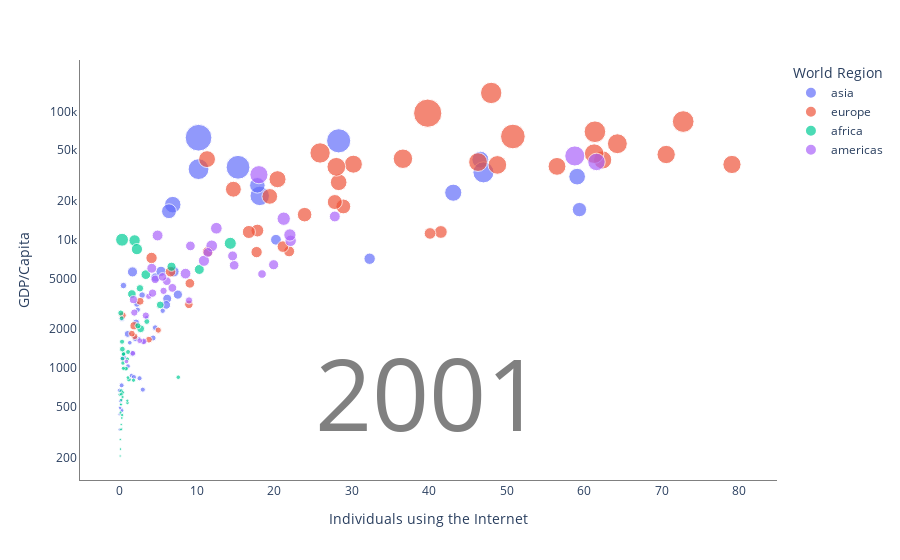

Notebook source saved alongside this figure:
### Code cell
dfq3 = dfq3.dropna(subset=['income'])

fig = px.scatter(dfq3, x="internet_users", y= "gdp", size="income", hover_name="country", color="four_regions")

# Customize the legend title and axis labels
fig.update_layout(
    plot_bgcolor='white',
    xaxis=dict(linecolor='gray'),  # Set x-axis line color to gray
    yaxis=dict(linecolor='gray', type='log', tickvals=[200, 500, 1000, 2000, 5000, 10000, 20000, 50000, 100000],
               ticktext=['200', '500', '1000', '2000', '5000', '10k', '20k', '50k', '100k']),  # Set y-axis to log scale and customize ticks
    showlegend=True,  # Show the legend
    legend_title_text='World Region',
    xaxis_title='Individuals using the Internet',
    yaxis_title='GDP/Capita'
)

# Add text behind the plot points for the year "1997"
fig.add_trace(go.Scatter(
    x=[40],  
    y=[500],  
    text=['2001'],  # Text to display
    textfont=dict(color='gray', size=100),  # Text color and size
    mode='text',
    showlegend=False,  # Exclude from legend
))

### Figure 1 — Plotly figure (JSON) as saved in the notebook; plotly's stock layout.template omitted (floating-point values rounded to 4 significant figures)
{"data": [{"hovertemplate": "<b>%{hovertext}</b><br><br>four_regions=asia<br>internet_users=%{x}<br>gdp=%{y}<br>income=%{marker.size}<extra></extra>", "hovertext": ["Afghanistan", "Australia", "Bahrain", "Bangladesh", "Bhutan", "Brunei", "Cambodia", "China", "Fiji", "Hong Kong, China", "India", "Indonesia", "Iran", "Iraq", "Israel", "Japan", "Jordan", "Kazakhstan", "Kiribati", "Kuwait", "Kyrgyz Republic", "Lao", "Lebanon", "Malaysia", "Maldives", "Marshall Islands", "Micronesia, Fed. Sts.", "Mongolia", "Myanmar", "Nauru", "Nepal", "New Zealand", "North Korea", "Oman", "Pakistan", "Palau", "Palestine", "Papua New Guinea", "Philippines", "Qatar", "Samoa", "Saudi Arabia", "Singapore", "Solomon Islands", "South Korea", "Sri Lanka", "Syria", "Tajikistan", "Thailand", "Timor-Leste", "Tonga", "Turkmenistan", "Tuvalu", "United Arab Emirates", "Uzbekistan", "Vanuatu", "Vietnam", "Yemen"], "legendgroup": "asia", "marker": {"color": "#636efa", "size": [1190, 39700, 47300, 2040, 4690, 70800, 2040, 4020, 10000, 36700, 2710, 6000, 10600, 5330, 30300, 35700, 9380, 12800, 2160, 54300, 3180, 3110, 14200, 16200, 13100, 3670, 3540, 4350, 1340, 5900, 1840, 34800, 1970, 34000, 3280, 14600, 3400, 2750, 4560, 89100, 5310, 27700, 55500, 1910, 25700, 6000, 8660, 1470, 10600, 2420, 5420, 4740, 3600, 73000, 2940, 2710, 3270, 4940], "sizemode": "area", "sizeref": 250, "symbol": "circle"}, "mode": "markers", "name": "asia", "orientation": "v", "showlegend": true, "type": "scatter", "x": [0.00456, null, 18.1, 0.14, 1.68, 15.3, 0.227, 4.6, 6.15, 43.1, 1.54, 2.13, 4.63, 0.5, 17.8, 46.6, 6.03, 1.67, 2.5, 10.2, 3, 0.268, 7, 32.3, 5.35, 2.34, 5.57, 2.04, 0.00043, null, 0.313, 59.1, 0, 6.87, 2.58, 20.2, 3.1, 1.32, 4.33, 10.2, 2.24, 6.38, 47, 0.502, 59.4, 1.05, 2.09, 0.0555, 7.53, 0, 2.91, 0.302, null, 28.3, 1.08, 3.51, 1.85, 0.519], "xaxis": "x", "y": [330, 45800, 22000, 552, 1290, 36800, 475, 2060, 3470, 23300, 869, 2260, 5080, 4390, 26600, 42200, 3100, 5610, 1700, 35600, 676, 730, 5640, 7110, 5670, 2840, 2790, 1690, 435, null, 463, 31100, null, 18800, 829, 10000, 1600, 1570, 1710, 62600, 3150, 16700, 33600, 1260, 17200, 1840, null, 488, 3730, 667, 3700, 2440, 3320, 59200, 1030, 2460, 847, 1190], "yaxis": "y"}, {"hovertemplate": "<b>%{hovertext}</b><br><br>four_regions=europe<br>internet_users=%{x}<br>gdp=%{y}<br>income=%{marker.size}<extra></extra>", "hovertext": ["Albania", "Andorra", "Armenia", "Austria", "Azerbaijan", "Belarus", "Belgium", "Bosnia and Herzegovina", "Bulgaria", "Croatia", "Cyprus", "Czech Republic", "Denmark", "Estonia", "Finland", "France", "Georgia", "Germany", "Greece", "Hungary", "Iceland", "Ireland", "Italy", "Latvia", "Lithuania", "Luxembourg", "Malta", "Moldova", "Monaco", "Montenegro", "Netherlands", "Norway", "Poland", "Portugal", "Romania", "Russia", "San Marino", "Serbia", "Slovak Republic", "Slovenia", "Spain", "Sweden", "Switzerland", "Turkey", "Ukraine", "United Kingdom"], "legendgroup": "europe", "marker": {"color": "#EF553B", "size": [6780, 35600, 5080, 47500, 4810, 8960, 44000, 7830, 11700, 20600, 34700, 26400, 49400, 20400, 41500, 40500, 5570, 43500, 31700, 21300, 41500, 51800, 44100, 15100, 16100, 100000, 27500, 5830, 57100, 12700, 48100, 58700, 16900, 30900, 14000, 16200, 76000, 10200, 17000, 28100, 36500, 42000, 58400, 15100, 8470, 39800], "sizemode": "area", "sizeref": 250, "symbol": "circle"}, "mode": "markers", "name": "europe", "orientation": "v", "showlegend": true, "type": "scatter", "x": [0.39, 11.3, 1.96, 36.6, 5, 8.95, 46.3, 2.65, 9.08, 17.8, 28.3, 23.9, 64.3, 41.5, 62.4, 30.2, 1.59, 48.8, 14.7, 16.7, 79.1, 25.9, 28, 21.9, 17.7, 39.8, 28.9, 3.79, 48, null, 61.3, 72.8, 21.1, 19.4, 6.58, 4.13, 50.8, null, 40.1, 27.8, 20.4, 70.6, 61.4, 11.4, 1.87, 56.5], "xaxis": "x", "y": [2570, 42600, 1760, 42900, 1970, 3130, 40400, 3310, 4570, 11800, 28100, 15700, 56200, 11500, 42000, 38900, 1850, 38400, 24800, 11500, 38700, 47600, 37100, 8120, 8010, 97300, 18200, 1660, 140000, 5060, 47000, 83700, 8840, 21800, 5630, 7210, 64000, 4010, 11200, 19700, 29700, 46300, 69700, 8060, 2130, 37400], "yaxis": "y"}, {"hovertemplate": "<b>%{hovertext}</b><br><br>four_regions=africa<br>internet_users=%{x}<br>gdp=%{y}<br>income=%{marker.size}<extra></extra>", "hovertext": ["Algeria", "Angola", "Benin", "Botswana", "Burkina Faso", "Burundi", "Cameroon", "Cape Verde", "Central African Republic", "Chad", "Comoros", "Congo, Dem. Rep.", "Congo, Rep.", "Cote d'Ivoire", "Djibouti", "Egypt", "Equatorial Guinea", "Eritrea", "Ethiopia", "Gabon", "Gambia", "Ghana", "Guinea", "Guinea-Bissau", "Kenya", "Lesotho", "Liberia", "Libya", "Madagascar", "Malawi", "Mali", "Mauritania", "Mauritius", "Morocco", "Mozambique", "Namibia", "Niger", "Nigeria", "Rwanda", "Sao Tome and Principe", "Senegal", "Seychelles", "Sierra Leone", "Somalia", "South Africa", "South Sudan", "Sudan", "Tanzania", "Togo", "Tunisia", "Uganda", "Zambia", "Zimbabwe"], "legendgroup": "africa", "marker": {"color": "#00cc96", "size": [9230, 2900, 2570, 11700, 1360, 840, 2840, 4230, 1080, 1010, 2830, 715, 4550, 2640, 2480, 7910, 20800, 2880, 755, 16100, 2180, 2830, 1780, 1670, 2830, 1690, 1710, 15800, 1410, 731, 1830, 4150, 12300, 4720, 729, 6880, 976, 3230, 1000, 2600, 2400, 18200, 1160, 679, 10500, 3330, 2450, 1520, 1270, 7580, 1350, 2080, 3190], "sizemode": "area", "sizeref": 250, "symbol": "circle"}, "mode": "markers", "name": "africa", "orientation": "v", "showlegend": true, "type": "scatter", "x": [1.59, 0.27, 0.703, 3.39, 0.201, 0.118, 0.361, 3.52, 0.129, 0.166, 0.555, 0.0928, 0.157, 0.498, 0.487, 2.72, 0.321, 0.227, 0.0724, 1.94, 1.8, 0.83, 0.402, 1.02, 1.21, 1.08, 0.0327, 2.24, 0.34, 0.215, 0.227, 0.363, 10.3, 2.37, 0.26, 2.63, 0.127, 0.32, 0.293, 7.58, 1.01, 14.3, 0.176, 0.116, 6.71, null, 0.439, 0.222, 1, 5.25, 0.384, 0.478, 1.1], "xaxis": "x", "y": [3770, 2440, 985, 5340, 514, 232, 1180, 2300, 438, 519, 1290, 276, 2680, 1280, null, 2020, 10000, 657, 205, 9880, 800, 986, 641, 533, 810, 840, 618, 8450, 428, 361, 622, 1400, 5860, 2130, 335, 4180, 449, 1600, 406, 845, 1170, 9380, 330, null, 6160, null, 1090, 562, 554, 3100, 592, 991, 1330], "yaxis": "y"}, {"hovertemplate": "<b>%{hovertext}</b><br><br>four_regions=americas<br>internet_users=%{x}<br>gdp=%{y}<br>income=%{marker.size}<extra></extra>", "hovertext": ["Antigua and Barbuda", "Argentina", "Bahamas", "Barbados", "Belize", "Bolivia", "Brazil", "Canada", "Chile", "Colombia", "Costa Rica", "Cuba", "Dominica", "Dominican Republic", "Ecuador", "El Salvador", "Grenada", "Guatemala", "Guyana", "Haiti", "Honduras", "Jamaica", "Mexico", "Nicaragua", "Panama", "Paraguay", "Peru", "St. Kitts and Nevis", "St. Lucia", "St. Vincent and the Grenadines", "Suriname", "Trinidad and Tobago", "United States", "Uruguay", "Venezuela"], "legendgroup": "americas", "marker": {"color": "#ab63fa", "size": [17100, 15500, 41400, 14800, 6740, 5430, 11800, 38300, 16300, 9170, 12900, 5030, 9310, 9690, 8540, 6630, 11700, 6590, 8060, 2610, 4160, 9520, 17300, 4000, 14400, 8140, 6650, 22300, 12400, 9320, 12300, 18900, 50600, 11800, 14800], "sizemode": "area", "sizeref": 250, "symbol": "circle"}, "mode": "markers", "name": "americas", "orientation": "v", "showlegend": true, "type": "scatter", "x": [12.5, 10.9, 18, 27.8, 5.68, 3.12, 9.15, 61.6, 22.1, 4.6, 19.9, 3.77, 18.4, 6.82, 4.26, 1.9, 14.8, 3.39, null, 0.893, 2.6, 6.1, 11.9, 1.71, 8.52, 1.79, 8.97, 21.2, 14.6, 5.55, 4.16, 22, 58.8, 11.4, 4.91], "xaxis": "x", "y": [12300, 6850, 32200, 15200, 3990, 1610, 8950, 40500, 9810, 4910, 6380, 3620, 5400, 4210, 3830, 2700, 6320, 2560, 3770, 1120, 1630, 4750, 8960, 1300, 5440, 3410, 3360, 14600, 7480, 5130, 5990, 10900, 45100, 7970, 10800], "yaxis": "y"}, {"mode": "text", "showlegend": false, "text": ["2001"], "textfont": {"color": "gray", "size": 100}, "type": "scatter", "x": [40], "y": [500]}], "layout": {"legend": {"itemsizing": "constant", "title": {"text": "World Region"}, "tracegroupgap": 0}, "margin": {"t": 60}, "plot_bgcolor": "white", "showlegend": true, "xaxis": {"anchor": "y", "domain": [0, 1], "linecolor": "gray", "title": {"text": "Individuals using the Internet"}}, "yaxis": {"anchor": "x", "domain": [0, 1], "linecolor": "gray", "ticktext": ["200", "500", "1000", "2000", "5000", "10k", "20k", "50k", "100k"], "tickvals": [200, 500, 1000, 2000, 5000, 10000, 20000, 50000, 100000], "title": {"text": "GDP/Capita"}, "type": "log"}}}
